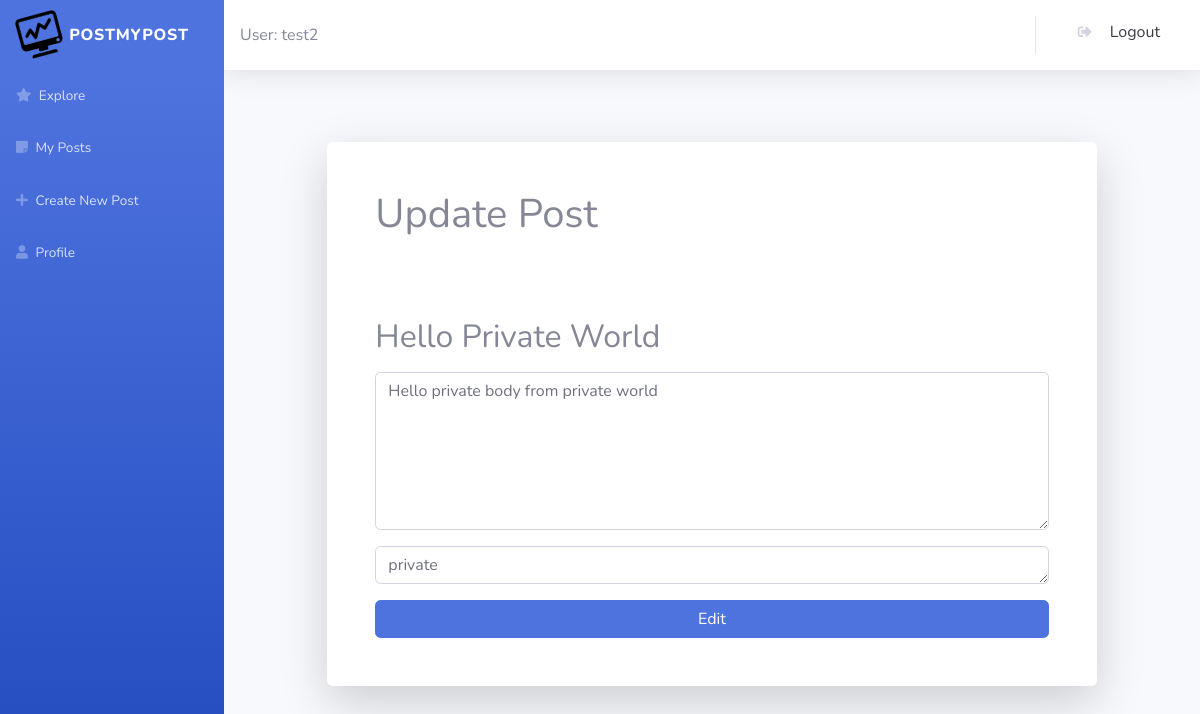
Page /post_update/2 (signed in) on the committed database.
### app/models.py (models this page shows, shortened)
class User(UserMixin, db.Model):
    id = db.Column(db.Integer, primary_key=True)
    username = db.Column(db.String(50), index=True, unique=True)
    role = db.Column(db.String(50), index=True)
    password_hash = db.Column(db.String(128))
    posts = db.relationship("BlogPost")
    token = db.Column(db.String(128), index=True, unique=True)
    token_exp = db.Column(db.DateTime)

class BlogPost(db.Model):
    id = db.Column(db.Integer, primary_key = True)
    title = db.Column(db.String(50))
    body = db.Column(db.String(200))
    date = db.Column(db.String(50))
    user_id = db.Column(db.Integer, db.ForeignKey("user.id"), nullable = False)
    username = db.Column(db.String(50))
    visibility = db.Column(db.String(10))
    edited = db.Column(db.String(3))

### app/routes.py (the view, shortened to what this page needs)
@app.route('/post_update/<id>',  methods=['GET', 'POST'])
@login_required
def post_update(id):
    post = db.session().query(BlogPost).filter_by(id=id).first()
    form = PostEdit()
    return render_template("update_post.html", post=post, form=form)

### app/forms.py
class PostEdit(FlaskForm):
    body = StringField('Content...', validators=[DataRequired()])
    visibility = StringField('Public or Private', validators=[DataRequired()])
    submit = SubmitField('Register')

### app/models.py (called while the page is built)
@login.user_loader
def load_user(id):
    return User.query.get(int(id))

### app/templates/update_post.html (shortened to what this page needs)
{% extends "base.html" %}
{% block content %}
<div class="container">
    <div class="row justify-content-center">
        <div class="col-md-9 col-lg-12 col-xl-10">
            <div class="card shadow-lg o-hidden border-0 my-5">
                <div class="card-body p-0">
                    <div class="row">
                        <div class="col">
                            <div class="p-5">
                                <h1>Update Post</h1>
                                <br>
                                <br>
                                <br>
                                <form action="" method="post" novalidate>
                                    <div class="form-group">
                                        <h2>{{post.title}}</h2>
                                    </div>
                                    <div class="form-group">
                                        <textarea
                                            class="form-control form-control-user"
                                            type="text"
                                            id="body"
                                            placeholder={{"Content..."}}
                                            name="body"
                                            value="{{request.form.body }}"
                                            rows="6"
                                        >{{post.body}}</textarea>
                                    </div>
                                    <div class="form-group">
                                        <textarea
                                            class="form-control form-control-user"
                                            type="text"
                                            id="visibility"
                                            placeholder="public or private"
                                            name="visibility"
                                            value="{{request.form.visibility }}"
                                            rows="1"
                                        >{{post.visibility}}</textarea>
                                    </div>
                                    <button
                                        class="btn btn-primary btn-block text-white btn-user"
                                        type="submit">
                                        Edit
                                    </button>
                                </form>
                            </div>
                        </div>
                    </div>
                </div>
            </div>
        </div>
    </div>
</div>
{% endblock %}

### app/templates/base.html (shortened to what this page needs)
<!DOCTYPE html>
<html>
    <head>
        <link
            rel="stylesheet"
            href="{{ url_for('static', filename='bootstrap.min.css') }}"
        />
        <link
        rel="stylesheet"
        href="https://use.fontawesome.com/releases/v5.7.1/css/all.css"
        />
    </head>
    <body id="page-top">
        <div id="wrapper">
            <nav class="navbar navbar-dark align-items-start sidebar sidebar-dark accordion bg-gradient-primary p-0">
                <div class="container-fluid d-flex flex-column p-0">
                    {% if current_user.is_anonymous %}
                    {% else %}
                    <a
                    class="navbar-brand d-flex justify-content-center align-items-center sidebar-brand m-0"
                    href="{{url_for('explore')}}">
                        <div class="sidebar-brand-icon rotate-n-15">
                            <img src="{{ url_for('static', filename='logo.png') }}" style="width: 42px; height: 42px;">
                        </div>
                        <div class="sidebar-brand-text ml-2 pr-3">
                            <span>PostMyPost</span>
                        </div>
                    </a>
                    <ul class="nav navbar-nav text-light" id="accordionSidebar">
                        <li role="presentation" class="nav-item">
                            <a class="nav-link" href="{{url_for('explore')}}">
                                <i class="fas fa-star"></i>
                                <span>Explore</span>
                            </a>
                        </li>
                        <li role="presentation" class="nav-item">
                            <a class="nav-link" href="{{url_for('my_posts')}}">
                                <i class="fas fa-sticky-note"></i>
                                <span>My Posts</span>
                            </a>
                        </li>
                        <li role="presentation" class="nav-item">
                            <a class="nav-link" href="{{url_for('create_post')}}">
                                <i class="fas fa-plus"></i>
                                <span>Create New Post</span>
                            </a>
                        </li>
                        <li role="presentation" class="nav-item">
                            <a class="nav-link" href="{{url_for('user', username=current_user.username)}}">
                                <i class="fas fa-user"></i>
                                <span>Profile</span>
                            </a>
                        </li>
                    </ul>
                </div>
            </nav>
            <div class="d-flex flex-column" id="content-wrapper">
                <div id="content">
                    <nav class="navbar navbar-light navbar-expand bg-white shadow mb-4 topbar static-top">
                        <div class="container-fluid">
                            <span>User: {{current_user.username}}</span>
                            <ul class="nav navbar-nav flex-nowrap ml-auto">
                                <div class="nav-item dropdown no-arrow">
                                    <a class="dropdown-item" role="presentation" href="{{url_for('logout')}}">
                                    <i class="fas fa-sign-out-alt fa-sm fa-fw mr-2 text-gray-400"></i>
                                    &nbsp;Logout</a>
                                </div>
                            </ul>
                        </div>
                    </nav>
                    {% block content %}{% endblock %}
                </div>
            </div>
            {% endif %}
        </div>
    </body>
</html>

### rows in the picture
User: username "test2"
BlogPost: title "Hello Private World", body "Hello private body from private world", visibility "private"
